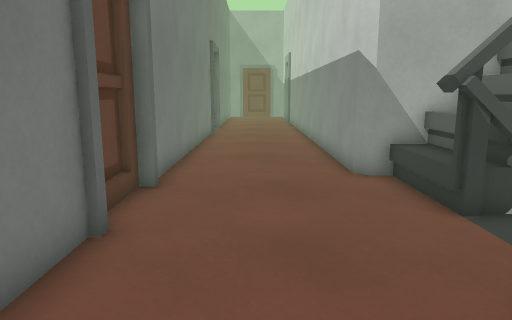
[1] (above)

13 first-person views from a walk through a Godot game level. The camera is 1.2 m above the floor, tilts 10° down and sees 70° across. The floor is counted in squares, 0.53 m on a side. Each view is taken from the middle of a square. On the plan, view 1 faces up. The plan holds only what a view shows up to about 20 squares ahead; the rest is blank. The place goes on beyond the plan.

[2]
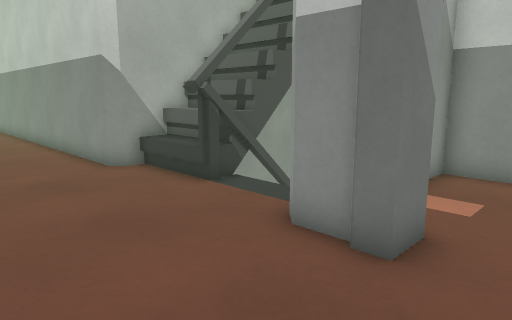

[3]
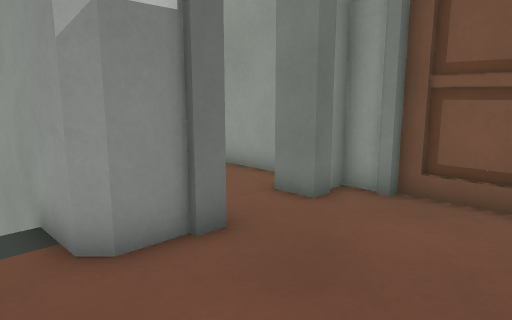

[4]
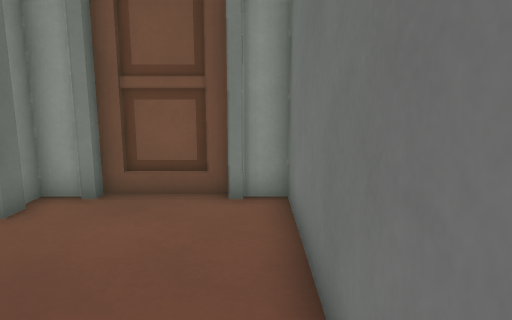

[5]
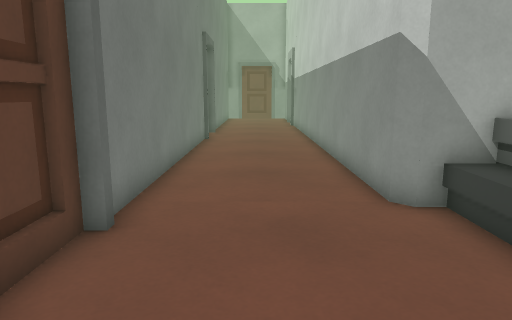

[6]
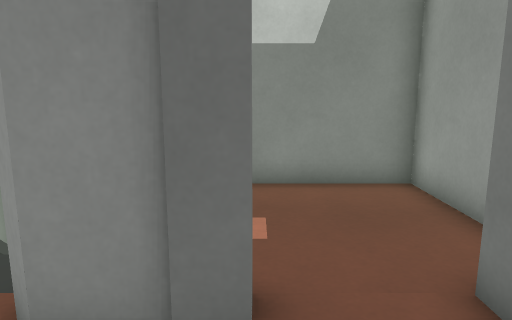

[7]
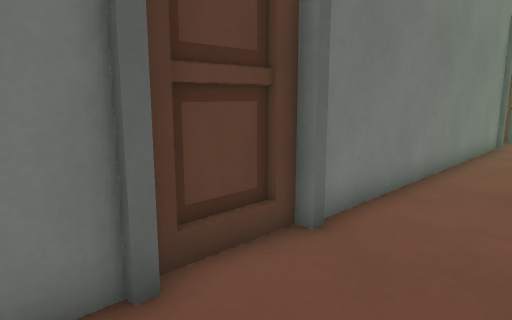

[8]
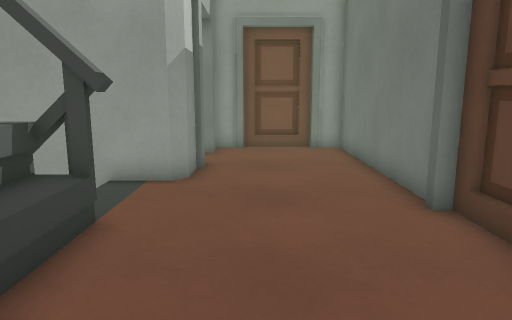

[9]
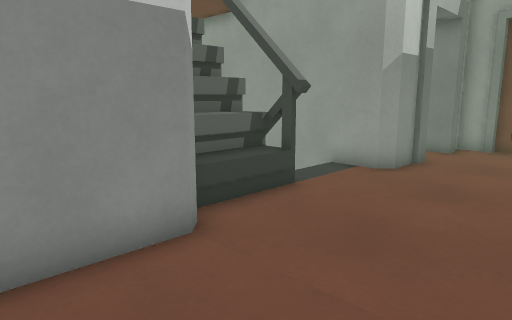

[10]
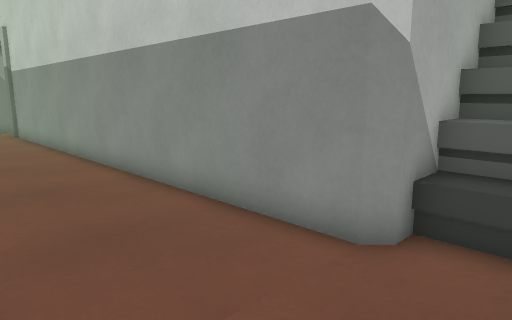

[11]
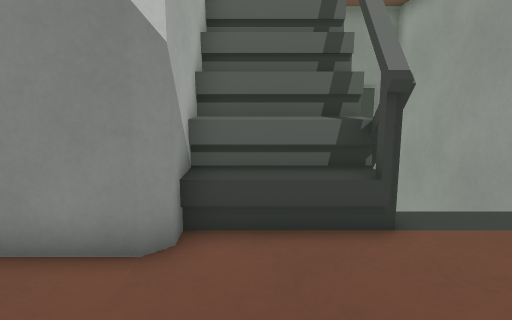

[12]
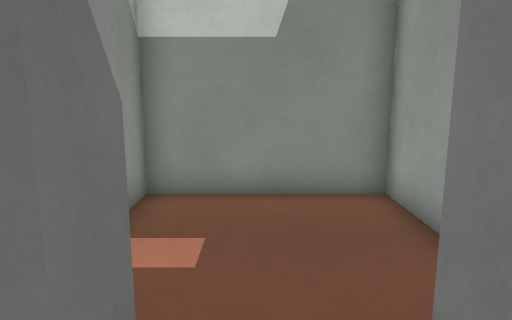

[13]
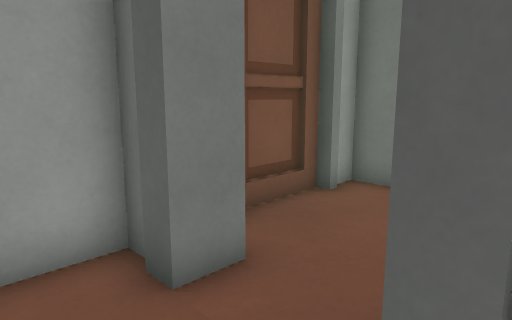

### Floor plan
Points are (right, up) in squares from view 1. A wall is a line through its corners. A room is listed if a view was taken in it or the views show most of it. See-through windows are left out.
Room 1 (views 1, 2, 3, 4, 5, 6, 7, 8, 9, 10, 11, 12)
walls: (-2.9, 8.9) (-2.9, 6); (-3.1, 8.5) (-3.1, 6.4); (-2.7, 6) (-2.7, -3) (-1.6, -3); (6.4, 3.4) (9.5, 3.4); (9.2, 10.2) (3.3, 10.2) (2.9, 10.6) (2.9, 23.5); (2.9, 1.6) (2.9, 3) (3.3, 3.4) (4.5, 3.4); (2.7, 1) (2.7, 1.8); (2.7, -2.2) (2.7, -1.5); (1.9, -3) (2.9, -3); (-1.4, -3.2) (1.5, -3.2); (-1, -3.4) (1.1, -3.4); (-2.7, 22.4) (-2.7, 9.5)
ways out: opening at (3.5, -0.5) to room 2
objects: railing (3, 7) to (9, 7)
Room 2 (view 13)
walls: (3.9, 1.8) (3.9, 1) (2.7, 1); (2.7, -1.5) (3.9, -1.5) (3.9, -2.2); (3.7, -3) (9.3, -3) (9.3, 2.6) (8, 2.6)
ways out: opening at (3.5, -0.5) to room 1
objects: railing (5, 3) to (6, 3)

Where each view was taken, in squares from view 1:
view 1: 0 up, 0 right, facing up
view 2: 1 down, 2 left, facing up-right
view 3: 5 up, 2 left, facing down-right
view 4: 5 up, 2 left, facing down
view 5: 3 up, 0 right, facing up
view 6: 1 up, 0 right, facing right
view 7: 4 up, 1 right, facing up-left
view 8: 13 up, 1 right, facing down
view 9: 14 up, 2 left, facing down-right
view 10: 8 up, 2 left, facing up-right
view 11: 9 up, 2 left, facing right
view 12: 0 up, 1 right, facing right
view 13: 2 up, 6 right, facing down-left
